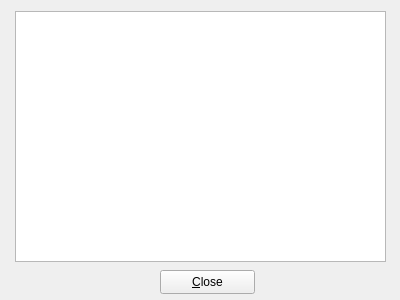
<?xml version="1.0" encoding="UTF-8"?>
<ui version="4.0">
 <class>xSection</class>
 <widget class="QWidget" name="xSection">
  <property name="geometry">
   <rect>
    <x>0</x>
    <y>0</y>
    <width>400</width>
    <height>300</height>
   </rect>
  </property>
  <property name="sizePolicy">
   <sizepolicy hsizetype="Fixed" vsizetype="Fixed">
    <horstretch>0</horstretch>
    <verstretch>0</verstretch>
   </sizepolicy>
  </property>
  <property name="minimumSize">
   <size>
    <width>400</width>
    <height>300</height>
   </size>
  </property>
  <property name="maximumSize">
   <size>
    <width>400</width>
    <height>300</height>
   </size>
  </property>
  <property name="windowTitle">
   <string>cross section</string>
  </property>
  <widget class="QPushButton" name="closeButton">
   <property name="geometry">
    <rect>
     <x>160</x>
     <y>270</y>
     <width>95</width>
     <height>24</height>
    </rect>
   </property>
   <property name="text">
    <string>&amp;Close</string>
   </property>
  </widget>
  <widget class="PlotWidget" name="graphicsView">
   <property name="geometry">
    <rect>
     <x>15</x>
     <y>11</y>
     <width>371</width>
     <height>251</height>
    </rect>
   </property>
  </widget>
 </widget>
 <customwidgets>
  <customwidget>
   <class>PlotWidget</class>
   <extends>QGraphicsView</extends>
   <header>pyqtgraph</header>
  </customwidget>
 </customwidgets>
 <resources/>
 <connections/>
</ui>
